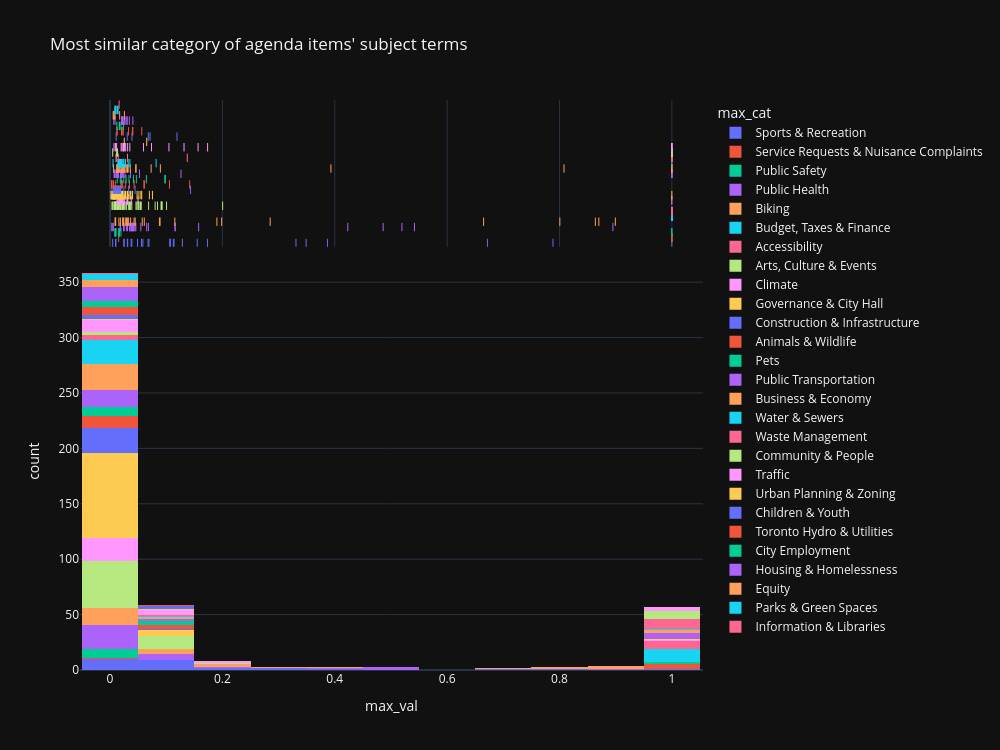

Write notebook code for a chart like this one.
### Code cell
fig = px.histogram(
    df,
    x='max_val',
    color='max_cat',
    marginal='rug',
    hover_name='max_cat',
    width=1000,
    height=750,
    nbins=10,
    title='Most similar category of agenda items\' subject terms',
)
fig.show()
